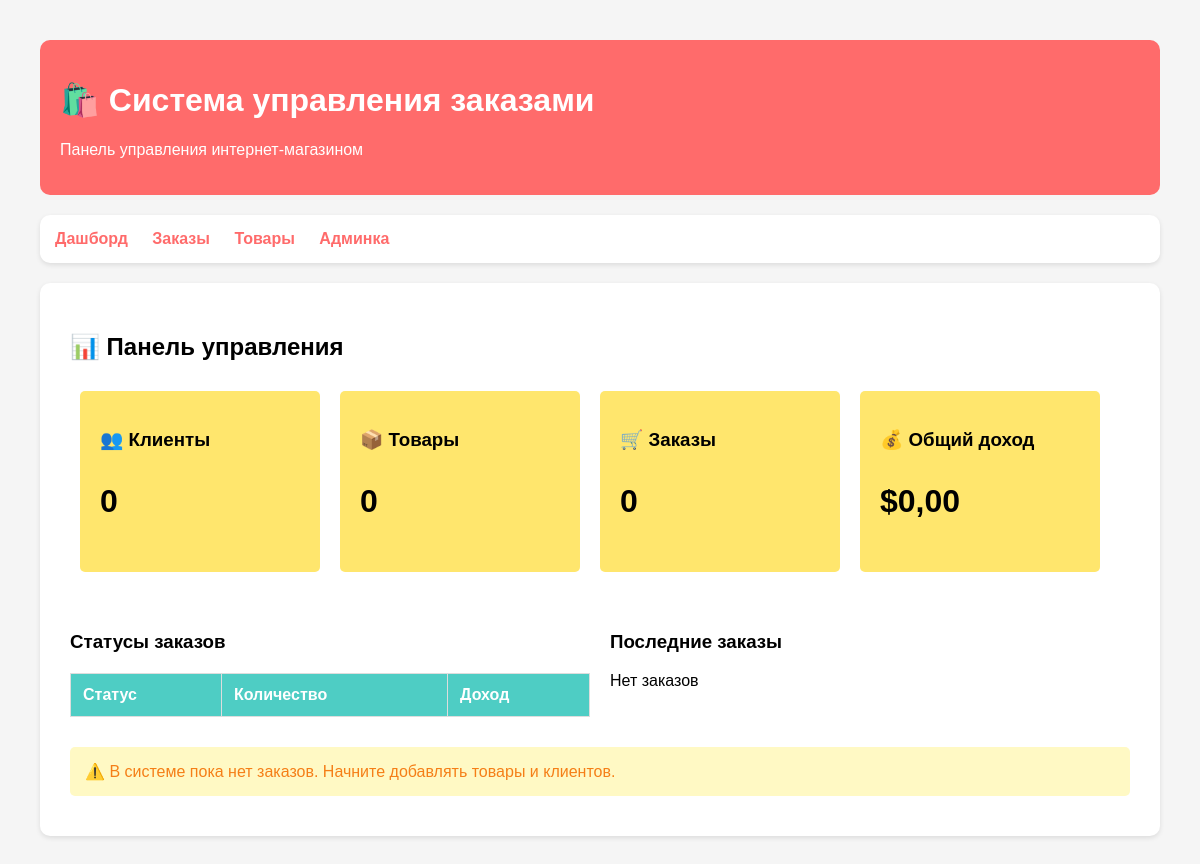
/lab5/, run on an earlier commit of the app's database.
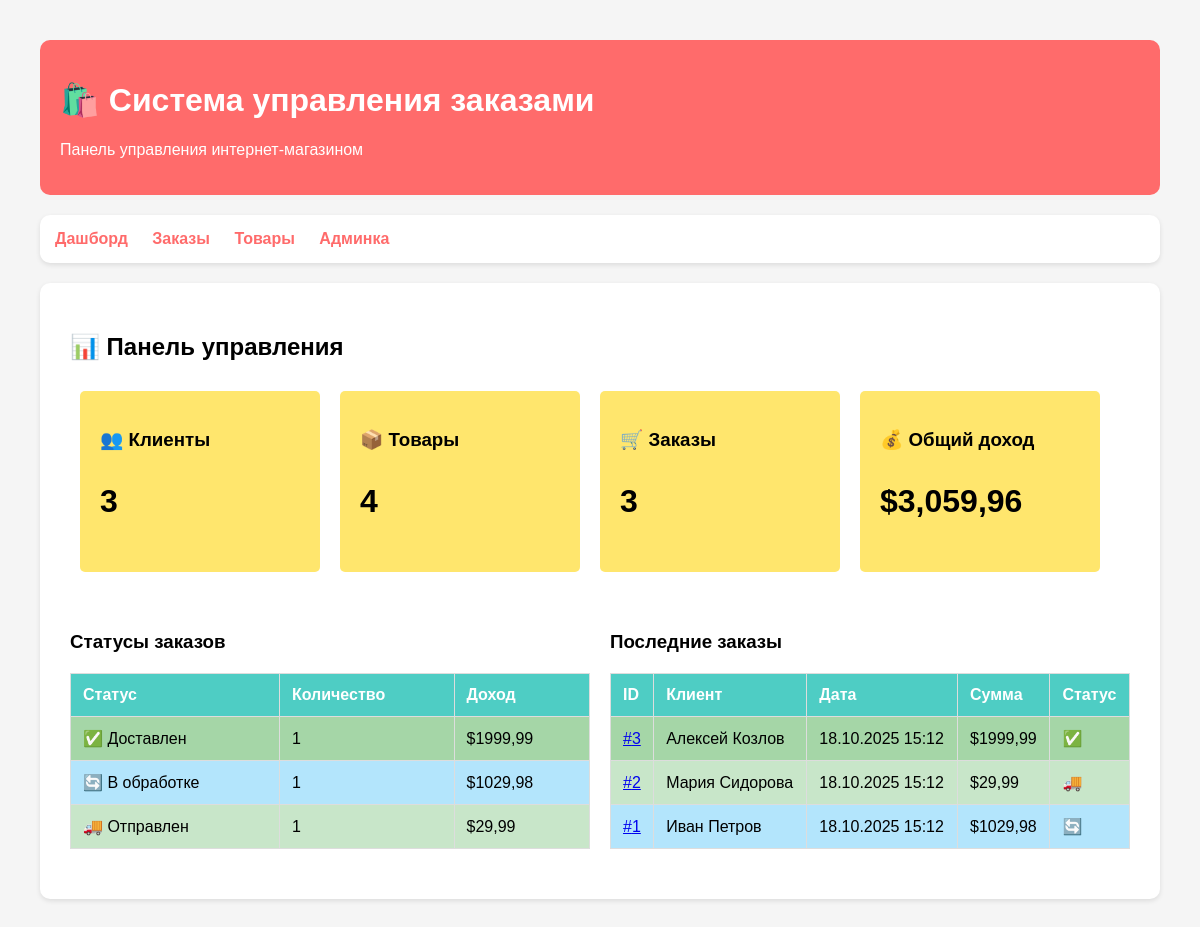
And on a later commit of the database.
### lab5/models.py (models this page shows, shortened)
class Order(models.Model):
    STATUS_CHOICES = [
        ('pending', 'Ожидает'),
        ('processing', 'В обработке'),
        ('shipped', 'Отправлен'),
        ('delivered', 'Доставлен'),
        ('cancelled', 'Отменен'),
    ]
    customer = models.ForeignKey(Customer, on_delete=models.CASCADE, verbose_name="Клиент")
    order_date = models.DateTimeField(auto_now_add=True, verbose_name="Дата заказа")
    status = models.CharField(max_length=20, choices=STATUS_CHOICES, default='pending', verbose_name="Статус")
    total_amount = models.DecimalField(max_digits=10, decimal_places=2, default=0, verbose_name="Общая сумма")
    class Meta:
        verbose_name = "Заказ"
        verbose_name_plural = "Заказы"
        ordering = ['-order_date']

class Customer(models.Model):
    name = models.CharField(max_length=100, verbose_name="Имя клиента")
    email = models.EmailField(verbose_name="Email")
    phone = models.CharField(max_length=20, verbose_name="Телефон")
    registration_date = models.DateField(auto_now_add=True, verbose_name="Дата регистрации")
    class Meta:
        verbose_name = "Клиент"
        verbose_name_plural = "Клиенты"

### lab5/views.py (the view)
# urls.py: path('', views.dashboard, name='dashboard'),
def dashboard(request):
    total_customers = Customer.objects.count()
    total_products = Product.objects.count()
    total_orders = Order.objects.count()
    order_stats = Order.objects.aggregate(
        total_revenue=Sum('total_amount'),
        avg_order_value=Avg('total_amount')
    )
    status_stats = Order.objects.values('status').annotate(
        count=Count('id'),
        revenue=Sum('total_amount')
    )
    recent_orders = Order.objects.select_related('customer').order_by('-order_date')[:5]
    context = {
        'total_customers': total_customers,
        'total_products': total_products,
        'total_orders': total_orders,
        'order_stats': order_stats,
        'status_stats': status_stats,
        'recent_orders': recent_orders,
    }
    return render(request, 'lab5/dashboard.html', context)

### templates/lab5/dashboard.html (shortened to what this page needs)
{% extends "lab5/base.html" %}
{% load humanize %}
{% block content %}
<h2>📊 Панель управления</h2>
<div style="display: flex; flex-wrap: wrap; margin-bottom: 30px;">
    <div class="stats-card">
        <h3>👥 Клиенты</h3>
        <p style="font-size: 2em; font-weight: bold;">{{ total_customers }}</p>
    </div>
    <div class="stats-card">
        <h3>📦 Товары</h3>
        <p style="font-size: 2em; font-weight: bold;">{{ total_products }}</p>
    </div>
    <div class="stats-card">
        <h3>🛒 Заказы</h3>
        <p style="font-size: 2em; font-weight: bold;">{{ total_orders }}</p>
    </div>
    <div class="stats-card">
        <h3>💰 Общий доход</h3>
        <p style="font-size: 2em; font-weight: bold;">${{ order_stats.total_revenue|default:0|floatformat:2|intcomma }}</p>
    </div>
</div>
<div style="display: flex; flex-wrap: wrap; gap: 20px;">
    <div style="flex: 1; min-width: 300px;">
        <h3>Статусы заказов</h3>
        <table>
            <thead>
                <tr>
                    <th>Статус</th>
                    <th>Количество</th>
                    <th>Доход</th>
                </tr>
            </thead>
            <tbody>
                {% for stat in status_stats %}
                <tr class="status-{{ stat.status }}">
                    <td>
                        {% if stat.status == 'pending' %}⏳ Ожидает
                        {% elif stat.status == 'processing' %}🔄 В обработке
                        {% elif stat.status == 'shipped' %}🚚 Отправлен
                        {% elif stat.status == 'delivered' %}✅ Доставлен
                        {% elif stat.status == 'cancelled' %}❌ Отменен
                        {% else %}{{ stat.status }}{% endif %}
                    </td>
                    <td>{{ stat.count }}</td>
                    <td>${{ stat.revenue|default:0|floatformat:2 }}</td>
                </tr>
                {% endfor %}
            </tbody>
        </table>
    </div>
    <div style="flex: 1; min-width: 300px;">
        <h3>Последние заказы</h3>
        {% if recent_orders %}
            <table>
                <thead>
                    <tr>
                        <th>ID</th>
                        <th>Клиент</th>
                        <th>Дата</th>
                        <th>Сумма</th>
                        <th>Статус</th>
                    </tr>
                </thead>
                <tbody>
                    {% for order in recent_orders %}
                    <tr class="status-{{ order.status }}">
                        <td><a href="/lab5/orders/{{ order.id }}/">#{{ order.id }}</a></td>
                        <td>{{ order.customer.name }}</td>
                        <td>{{ order.order_date|date:"d.m.Y H:i" }}</td>
                        <td>${{ order.total_amount|floatformat:2 }}</td>
                        <td>
                            {% if order.status == 'pending' %}⏳
                            {% elif order.status == 'processing' %}🔄
                            {% elif order.status == 'shipped' %}🚚
                            {% elif order.status == 'delivered' %}✅
                            {% elif order.status == 'cancelled' %}❌
                            {% endif %}
                        </td>
                    </tr>
                    {% endfor %}
                </tbody>
            </table>
        {% else %}
            <p>Нет заказов</p>
        {% endif %}
    </div>
</div>
{% if total_orders == 0 %}
    <div class="alert alert-warning">
        ⚠️ В системе пока нет заказов. Начните добавлять товары и клиентов.
    </div>
{% endif %}
{% endblock %}

### templates/lab5/base.html (shortened to what this page needs)
<!DOCTYPE html>
<html>
<head>
</head>
<body>
    <div class="container">
        <div class="header">
            <h1>🛍️ Система управления заказами</h1>
            <p>Панель управления интернет-магазином</p>
        </div>
        <div class="nav">
            <a href="/lab5/">Дашборд</a>
            <a href="/lab5/orders/">Заказы</a>
            <a href="/lab5/products/">Товары</a>
            <a href="/admin/lab5/">Админка</a>
        </div>
        <div class="content">
            {% block content %}{% endblock %}
        </div>
    </div>
</body>
</html>

### templates/lab5/base.html (style rules this page uses)
body { font-family: Arial, sans-serif; margin: 40px; background: #f5f5f5; }
.container { max-width: 1400px; margin: 0 auto; }
.header { background: #FF6B6B; color: white; padding: 20px; border-radius: 10px; }
.nav { background: white; padding: 15px; margin: 20px 0; border-radius: 10px; box-shadow: 0 2px 5px rgba(0,0,0,0.1); }
.nav a { margin-right: 20px; text-decoration: none; color: #FF6B6B; font-weight: bold; }
.content { background: white; padding: 30px; border-radius: 10px; box-shadow: 0 2px 5px rgba(0,0,0,0.1); }
table { border-collapse: collapse; width: 100%; margin: 20px 0; }
th, td { border: 1px solid #ddd; padding: 12px; text-align: left; }
th { background-color: #4ECDC4; color: white; }
.stats-card { background: #FFE66D; padding: 20px; margin: 10px; border-radius: 5px; display: inline-block; min-width: 200px; }
.status-processing { background: #B3E5FC; }
.status-shipped { background: #C8E6C9; }
.status-delivered { background: #A5D6A7; }

What changed in the data, as far as the page shows it:
added Order: id "3", customer.name "Алексей Козлов", order_date "18.10.2025 15:12", total_amount "1999,99"
added Order: id "2", customer.name "Мария Сидорова", order_date "18.10.2025 15:12", total_amount "29,99"
added Order: id "1", customer.name "Иван Петров", order_date "18.10.2025 15:12", total_amount "1029,98"
Also different on the page:
{{ total_customers }}: "0" → "3"
{{ total_products }}: "0" → "4"
{{ total_orders }}: "0" → "3"
{{ order_stats.total_revenue|default:0|floatformat:2|intcomma }}: "0,00" → "3,059,96"
new list line: "✅ Доставлен 1 $ 1999,99"
new list line: "🔄 В обработке 1 $ 1029,98"
new list line: "🚚 Отправлен 1 $ 29,99"
text no longer shown: "Нет заказов ⚠️ В системе пока нет заказов. Начните добавлять товары и клиентов."
text now shown: "ID Клиент Дата Сумма Статус"
